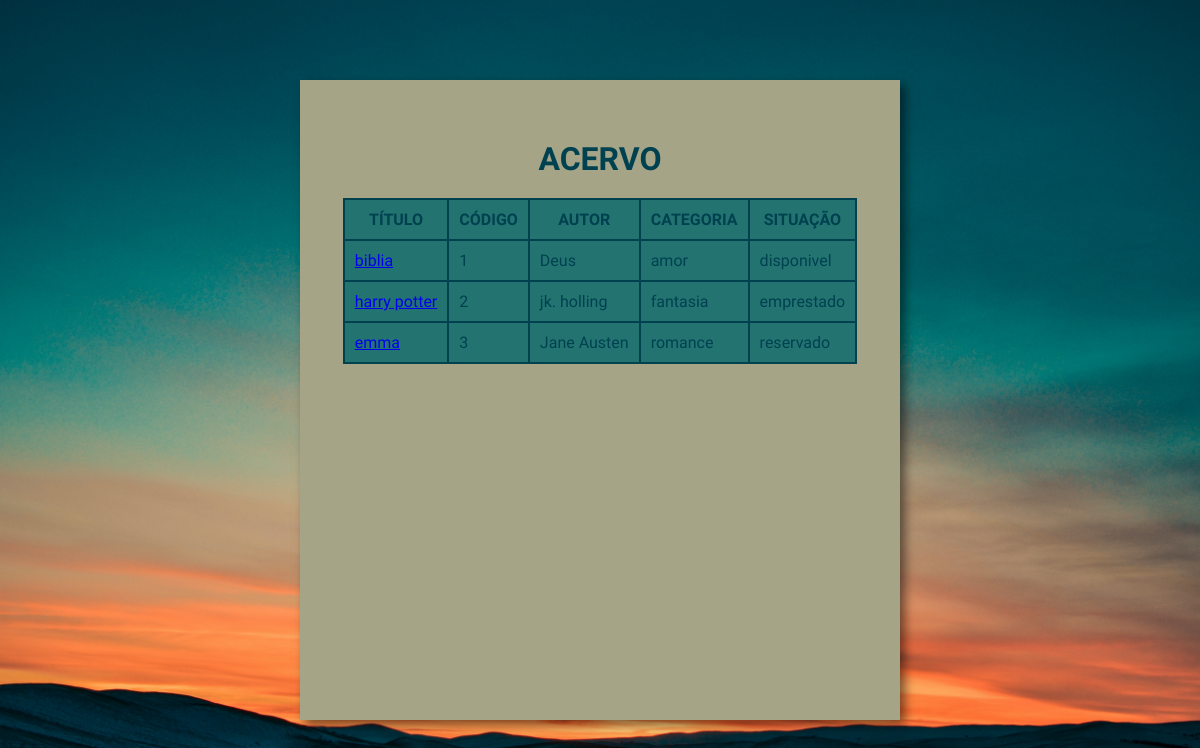
Before: /muido/index/fun_biblio/listagem/acervo_lista.php with the older database file.
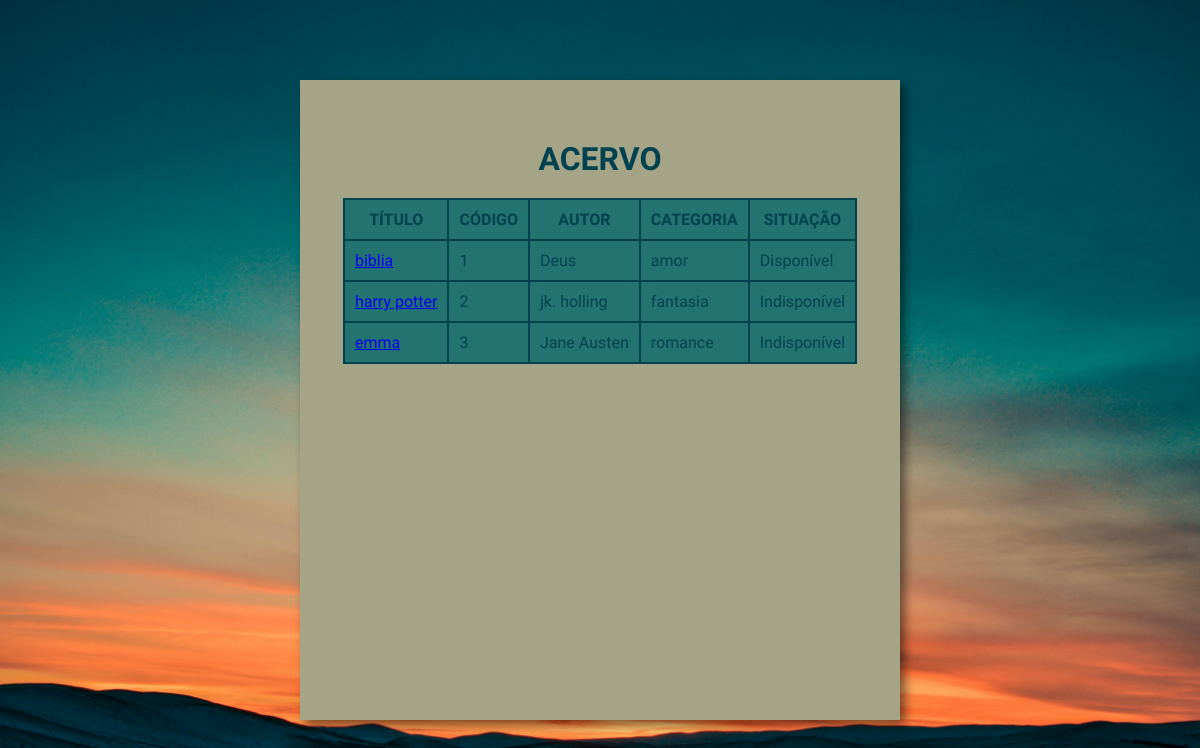
After: the same page with the newer database file.
### tables this page shows
create table livro(
	codlivro int primary key not null, 
    title varchar(50),
    codsitua int not null, 
    categoria varchar(50) not null, 
    autor varchar(50) not null,
	foreign key (codsitua) references situacao(codsitua)
);

create table situacao(
	codsitua int primary key not null,
    nome varchar(50) not null
);

### muido/index/fun_biblio/listagem/acervo_lista.php (the view, shortened to what this page needs)
<?php
include('../../../conexao.php');
?>
<!DOCTYPE html>
<html lang="pt-br">
<head>
    <link rel="stylesheet" type="text/css" href="../../../../projcss.css">
</head>
<body class="bodies">
    <?php
     $query = "call listar_acervo()";
     $result = mysqli_query($con, $query);
     if (mysqli_num_rows($result) > 0){
    ?>
    <div class="container-tabela">
        <legend> <h1 class="h1listas">ACERVO</h1> </legend>
        <table>
           <tr>
                <th>TÍTULO</th>
                <th>CÓDIGO</th>
                <th>AUTOR</th>
                <th>CATEGORIA</th>
                <th>SITUAÇÃO</th>
           </tr>
           <?php
           while($linha = mysqli_fetch_array($result)){
                echo "<tr>";
                    echo "<td> <a href='historico_livro.php?op=" . $linha['codlivro'] . "'>" . $linha['title'] . " </a></td>" ;
                    echo "<td>".$linha['codlivro']."</td>";
                    echo "<td>".$linha['autor']."</td>";
                    echo "<td>".$linha['categoria']."</td>";
                    echo "<td>".$linha['nome']."</td>";
                echo "</tr>";
           }
     }
     else{
        $_SESSION['mensagem13'] = 'Nenhum livro disponível no momento!';
        echo $_SESSION['mensagem13'];
        $_SESSION['mensagem13'] = ' ';
     }
           ?>
        </table>
    </div>
</body>
</html>

### projcss.css (style rules this page uses)
:root { --cor001: #F2915Cff; --cor002: #237471ff; --cor003: #A5A486ff; --cor004: #004150ff; --cor005: #FC7436ff; }
* { margin: 0; padding: 0; box-sizing: border-box; }
.bodies { width: 100%; height: 100vh; align-items: center; display: flex; font-family: 'Acme', sans-serif; justify-content: center; background-image: url("Imagens/fundo2.jpg"); background-size: cover; background-position: 70%; background-repeat: no-repeat; }
.container-tabela { width: 50%; height: 80vh; display: flex; box-shadow: 5px 5px 10px rgba(0, 0, 0, .512); background-color: var(--cor003); align-items: center; flex-direction: column; }
table, th,td { color: var(--cor004); margin-top: 20px; border: 2px solid var(--cor004); border-collapse: collapse; background: var(--cor002); padding: 10px; }
th { font-family: 'Acme', sans-serif; }
.h1listas { margin-top: 60px; color: var(--cor004); font-family: 'Acme', sans-serif; }

Changed rows visible on the page:
changed through a linked row, livro "biblia": codsitua.nome "disponivel" → "Disponível"
changed through a linked row, livro "harry potter": codsitua.nome "emprestado" → "Indisponível"
changed livro "emma": codsitua.nome "reservado" → "Indisponível"
